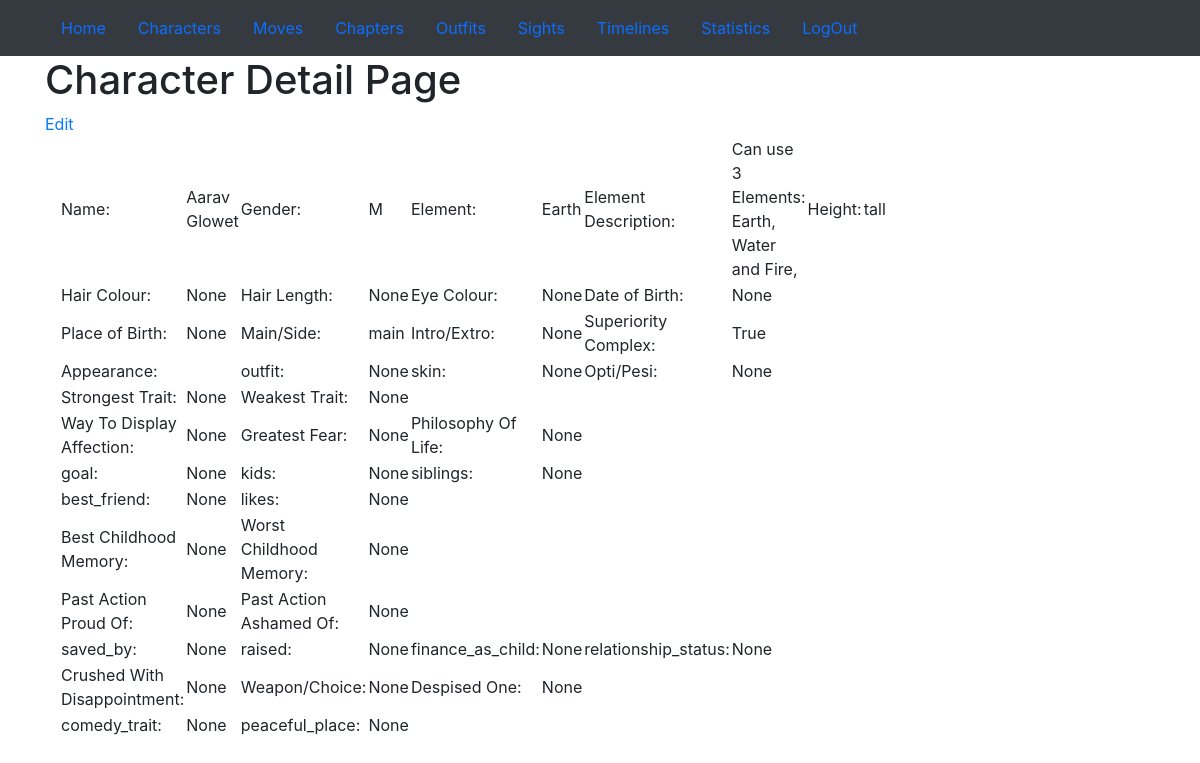
Page /light_novel/characters/character_detail/1/ (signed in) on the committed database.
### light_novel/models.py (models this page shows, shortened)
class Character(models.Model):
    gender_choices = (("M", "M"), ("F", "F"))
    element_choices = (("Fire", "Fire"), ('Wind','Wind'), ('Water','Water'), ('Earth','Earth'), ('Lightning', 'Lightning'), ('Random', 'Random'), ('None', 'None'))
    hair_choices = (('black', 'black'), ('brown', 'brown'), ('blond', 'blond'), ('red', 'red'), ('grey', 'grey'))
    hair_length_choices = (('Short', 'Short'),('Medium', 'Medium'),('Long', 'Long'))
    eye_colour_choices = (('black', 'black'), ('brown', 'brown'), ('blue', 'blue'), ('grey', 'grey'), ('green', 'green'))
    main_side_choices = (('main', 'main'), ('side', 'side'))
    height_choices = (('short', 'short'), ('medium', 'medium'), ('tall', 'tall'))
    skin_choices = (('Fair', 'Fair'), ('Brown', 'Brown'), ('Black', 'Black'), ('Light', 'Light'))
    opti_pesi_choices = (('Optimistic', 'Optimistic'), ('Pessimistic', 'Pessimistic'))
    intro_extro_choices = (('Introvert', 'Introvert'), ('Extrovert', 'Extrovert'))
    bool_choices = ((True, 'Yes'), (False, 'No'))
    finance_choices = (('Rich', 'Rich'), ('Middle', 'Middle'), ('Poor', 'Poor'))
    raised_choices = (('Nurtured', 'Nurtured'), ('Neglected', 'Neglected'))
    relationship_choices = (('Single', 'Single'), ('With Someone', 'With Someone'))
    name = models.CharField(max_length=200, unique=True)
    gender = models.CharField(max_length=10, choices=gender_choices, blank=True, null=True)
    element = models.CharField(max_length=20, choices=element_choices, blank=True, null=True)
    element_description = models.TextField(null=True, blank=True)
    height = models.CharField(max_length=20, choices=height_choices, blank=True, null=True)
    hair = models.CharField(max_length=20, choices=hair_choices, blank=True, null=True)
    hair_length = models.CharField(max_length=20, choices=hair_length_choices, blank=True, null=True)
    eye_colour = models.CharField(max_length=20, choices=eye_colour_choices, blank=True, null=True)
    date_of_birth = models.DateField(max_length=100, null=True, blank=True)
    place_of_birth = models.CharField(max_length=200, null=True, blank=True)
    main_side = models.CharField(max_length=20, choices=main_side_choices, blank=True, null=True)
    current_post = models.CharField(max_length=100, null=True, blank=True)
    appearance = models.TextField(null=True, blank=True)
    outfit = models.ForeignKey(Outfit, null=True, blank=True, related_name='character_outfit', on_delete=models.CASCADE)
    skin = models.CharField(max_length=20, choices=skin_choices, blank=True, null=True)
    opti_pesi = models.CharField(max_length=20, choices=opti_pesi_choices, blank=True, null=True)
    intro_extro = models.CharField(max_length=20, choices=intro_extro_choices, blank=True, null=True)
    superiority_complex = models.BooleanField(null=True, blank=True, choices=bool_choices)
    strongest_trait = models.CharField(max_length=100, null=True, blank=True)
    weakest_trait = models.CharField(max_length=100, null=True, blank=True)
    way_to_display_affection = models.CharField(max_length=100, null=True, blank=True)
    greatest_fear = models.CharField(max_length=100, null=True, blank=True)
    philosophy_of_life = models.CharField(max_length=200, null=True, blank=True)
    goal = models.CharField(max_length=100, null=True, blank=True)
    kids = models.ForeignKey('self', null=True, blank=True, related_name="characters_kids", on_delete=models.CASCADE)
    siblings = models.ForeignKey('self', null=True, blank=True, related_name="characters_siblings", on_delete=models.CASCADE)
    best_friend = models.ForeignKey('self', null=True, blank=True, related_name="characters_best_friend", on_delete=models.CASCADE)
    likes = models.ForeignKey('self', null=True, blank=True, related_name="characters_likes", on_delete=models.CASCADE)
    best_childhood_memory = models.CharField(max_length=200, null=True, blank=True)
    worst_childhood_memory = models.CharField(max_length=200, null=True, blank=True)
    past_action_proud_of = models.CharField(max_length=200, null=True, blank=True)
    past_action_ashamed_of = models.CharField(max_length=200, null=True, blank=True)
    saved_by = models.ForeignKey('self', null=True, blank=True, related_name="characters_saved_by", on_delete=models.CASCADE)
    finance_as_child = models.CharField(max_length=20, choices=finance_choices, blank=True, null=True)
    raised = models.CharField(max_length=20, choices=raised_choices, blank=True, null=True)
    crushed_with_disappointment = models.CharField(max_length=300, null=True, blank=True)
    relationship_status = models.CharField(max_length=20, choices=relationship_choices, blank=True, null=True)
    comedy_trait = models.CharField(max_length=200, null=True, blank=True)
    weapon_or_choice = models.CharField(max_length=100, null=True, blank=True)
    despised_one = models.CharField(max_length=100, null=True, blank=True)
    peaceful_place = models.CharField(max_length=100, null=True, blank=True)
    class Meta:
        ordering = ['name']

### light_novel/views.py (the view)
# urls.py: path('characters/character_detail/<int:pk>/', views.char_detail, name='char_detail'),
@login_required
def char_detail(request, pk):
    try:
        character = Character.objects.get(pk=pk)
        return render(request, 'char_detail.html', {'character': character,})
    except Character.DoesNotExist:
        raise Http404('Character not found')

### light_novel/templates/char_detail.html
{% extends "light_novel/templates/base.html" %}
{% block content %}
  <h1>Character Detail Page</h1>
    <a href="{% url 'light_novel:edit_all' item='char' pk=character.pk %}">Edit</a>
    <div class="container">
      <table class='tt'>
      <tr>
        <td class='bold'>Name: </td>
        <td>{{ character.name }}</td>
        <td class='bold'>Gender: </td>
        <td>{{ character.gender }}</td>
        <td class='bold'>Element: </td>
        <td>{{ character.element }}</td>
        <td class='bold'>Element Description: </td>
        <td>{{ character.element_description }}</td>
        <td class='bold'>Height: </td>
        <td>{{ character.height }}</td>
      </tr>
      <tr>
        <td class='bold'>Hair Colour: </td>
        <td>{{ character.hair }}</td>
        <td class='bold'>Hair Length:</td>
        <td>{{ character.hair_length }}</td>
        <td class='bold'>Eye Colour:</td>
        <td>{{ character.eye_colour }}</td>
        <td class='bold'>Date of Birth:</td>
        <td>{{ character.date_of_birth }}</td>
      </tr>
      <tr>
        <td class='bold'>Place of Birth:</td>
        <td>{{ character.place_of_birth }}</td>
        <td class='bold'>Main/Side:</td>
        <td>{{ character.main_side }}</td>
        <td class='bold'>Intro/Extro:</td>
        <td>{{ character.intro_extro }}</td>
        <td class='bold'>Superiority Complex:</td>
        <td>{{ character.superiority_complex }}</td>
      </tr>
      <tr>
        <td class='bold'>Appearance:</td>
        <td>{{ character.appearance }}</td>
        <td class='bold'>outfit:</td>
        <td>{{ character.outfit }}</td>
        <td class='bold'>skin:</td>
        <td>{{ character.skin }}</td>
        <td class='bold'>Opti/Pesi:</td>
        <td>{{ character.opti_pesi }}</td>
      </tr>
      <tr>
        <td class='bold'>Strongest Trait:</td>
        <td>{{ character.strongest_trait }}</td>
        <td class='bold'>Weakest Trait:</td>
        <td>{{ character.weakest_trait }}</td>
      </tr>
      <tr>
        <td class='bold'>Way To Display Affection:</td>
        <td>{{ character.way_to_display_affection }}</td>
        <td class='bold'>Greatest Fear:</td>
        <td>{{ character.greatest_fear }}</td>
        <td class='bold'>Philosophy Of Life:</td>
        <td>{{ character.philosophy_of_life }}</td>
      </tr>
      <tr>
        <td class='bold'>goal:</td>
        <td>{{ character.goal }}</td>
        <td class='bold'>kids:</td>
        <td>{{ character.kids }}</td>
        <td class='bold'>siblings:</td>
        <td>{{ character.siblings }}</td>
      </tr>
      <tr>
        <td class='bold'>best_friend:</td>
        <td>{{ character.best_friend }}</td>
        <td class='bold'>likes:</td>
        <td>{{ character.likes }}</td>
      </tr>
      <tr>
        <td class='bold'>Best Childhood Memory:</td>
        <td>{{ character.best_childhood_memory }}</td>
        <td class='bold'>Worst Childhood Memory:</td>
        <td>{{ character.worst_childhood_memory }}</td>
      </tr>
      <tr>
        <td class='bold'>Past Action Proud Of:</td>
        <td>{{ character.past_action_proud_of }}</td>
        <td class='bold'>Past Action Ashamed Of:</td>
        <td>{{ character.past_action_ashamed_of }}</td>
      </tr>
      <tr>
        <td class='bold'>saved_by:</td>
        <td>{{ character.saved_by }}</td>
        <td class='bold'>raised:</td>
        <td>{{ character.raised }}</td>
        <td class='bold'>finance_as_child:</td>
        <td>{{ character.finance_as_child }}</td>
        <td class='bold'>relationship_status:</td>
        <td>{{ character.relationship_status }}</td>
      </tr>
      <tr>
        <td class='bold'>Crushed With Disappointment:</td>
        <td>{{ character.crushed_with_disappointment }}</td>
        <td class='bold'>Weapon/Choice:</td>
        <td>{{ character.weapon_or_choice }}</td>
        <td class='bold'>Despised One:</td>
        <td>{{ character.despised_one }}</td>
      </tr>
      <tr>
        <td class='bold'>comedy_trait:</td>
        <td>{{ character.comedy_trait }}</td>
        <td class='bold'>peaceful_place:</td>
        <td>{{ character.peaceful_place }}</td>
      </tr>
    </table>
  </div>
{% endblock %}

### rows in the picture
Character: name "Aarav Glowet", gender "M", element "Earth", element_description "Can use 3 Elements: Earth, Water and Fire,", height "tall", hair "None", hair_length "None", eye_colour "None", date_of_birth "None", place_of_birth "None", main_side "main", intro_extro "None", superiority_complex "True", outfit "None", skin "None", opti_pesi "None", strongest_trait "None", weakest_trait "None", way_to_display_affection "None", greatest_fear "None", philosophy_of_life "None", goal "None", kids "None", siblings "None", best_friend "None", likes "None", best_childhood_memory "None", worst_childhood_memory "None", past_action_proud_of "None", past_action_ashamed_of "None", saved_by "None", raised "None", finance_as_child "None", relationship_status "None", crushed_with_disappointment "None", weapon_or_choice "None", despised_one "None", comedy_trait "None", peaceful_place "None"
